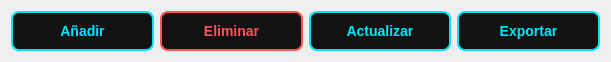
        <widget class="QWidget" name="horizontalLayoutWidget">
         <property name="geometry">
          <rect>
           <x>1279</x>
           <y>980</y>
           <width>611</width>
           <height>61</height>
          </rect>
         </property>
         <layout class="QHBoxLayout" name="horizontalLayout">
          <item>
           <widget class="QPushButton" name="pushButton_4">
            <property name="styleSheet">
             <string notr="true">/* Estilo base del botón */
QPushButton {
    background-color: #121212;      /* Fondo oscuro para que el borde resalte */
    color: #00E5FF;                 /* Texto cian neón */
    border: 2px solid #00E5FF;      /* Borde cian neón sólido */
    border-radius: 8px;             /* Bordes redondeados modernos */
    padding: 10px 20px;
    font-size: 14px;                /* Letra grande como pediste */
    font-weight: bold;
    text-transform: uppercase;      /* Texto en mayúsculas para estilo ejecutivo */
}

/* Efecto Hover (Al pasar el mouse) */
QPushButton:hover {
    background-color: #00E5FF;      /* El fondo se llena de azul cian */
    color: #121212;                 /* El texto cambia a oscuro para contraste */
    border: 2px solid #ffffff;      /* Borde blanco brillante */
    /* Efecto de resplandor (Shadow) */
   
}

/* Efecto Pressed (Al hacer clic) */
QPushButton:pressed {
    background-color: #008ba3;      /* Un azul más oscuro para indicar presión */
    border: 2px solid #008ba3;
    padding-left: 12px;             /* Pequeño desplazamiento visual */
    padding-top: 12px;
}

/* Estilo para botones de peligro (opcional para Eliminar) */
QPushButton#pushButton_18 {
    border: 2px solid #FF5252;      /* Rojo neón para el botón de eliminar */
    color: #FF5252;
}

QPushButton#pushButton_18:hover {
    background-color: #FF5252;
    color: #ffffff;
    
}</string>
            </property>
            <property name="text">
             <string>Añadir</string>
            </property>
           </widget>
          </item>
          <item>
           <widget class="QPushButton" name="pushButton_3">
            <property name="styleSheet">
             <string notr="true">/* Estilo específico para el botón de eliminar por su nombre de objeto */
QPushButton {
    background-color: #121212;      /* Fondo oscuro consistente */
    color: #FF5252;                 /* Rojo Coral neón para el texto */
    border: 2px solid #FF5252;      /* Borde rojo neón */
    border-radius: 8px;
    padding: 10px 20px;
    font-size: 14px;                /* Letra grande */
    font-weight: bold;
    text-transform: uppercase;
}

/* Efecto Hover (Al pasar el mouse) */
QPushButton#pushButton_18:hover {
    background-color: #FF5252;      /* Se llena de rojo */
    color: #ffffff;                 /* Texto blanco para máximo contraste */
    border: 2px solid #ffffff;      /* Borde blanco brillante */
    /* Resplandor exterior rojo */
   
}

/* Efecto Pressed (Al hacer clic) */
QPushButton#pushButton_18:pressed {
    background-color: #B71C1C;      /* Rojo sangre oscuro al presionar */
    border: 2px solid #B71C1C;
    padding-left: 12px;
    padding-top: 12px;
}</string>
            </property>
            <property name="text">
             <string>Eliminar</string>
            </property>
           </widget>
          </item>
          <item>
           <widget class="QPushButton" name="pushButton_2">
            <property name="styleSheet">
             <string notr="true">/* Estilo base del botón */
QPushButton {
    background-color: #121212;      /* Fondo oscuro para que el borde resalte */
    color: #00E5FF;                 /* Texto cian neón */
    border: 2px solid #00E5FF;      /* Borde cian neón sólido */
    border-radius: 8px;             /* Bordes redondeados modernos */
    padding: 10px 20px;
    font-size: 14px;                /* Letra grande como pediste */
    font-weight: bold;
    text-transform: uppercase;      /* Texto en mayúsculas para estilo ejecutivo */
}

/* Efecto Hover (Al pasar el mouse) */
QPushButton:hover {
    background-color: #00E5FF;      /* El fondo se llena de azul cian */
    color: #121212;                 /* El texto cambia a oscuro para contraste */
    border: 2px solid #ffffff;      /* Borde blanco brillante */
    /* Efecto de resplandor (Shadow) */
    
}

/* Efecto Pressed (Al hacer clic) */
QPushButton:pressed {
    background-color: #008ba3;      /* Un azul más oscuro para indicar presión */
    border: 2px solid #008ba3;
    padding-left: 12px;             /* Pequeño desplazamiento visual */
    padding-top: 12px;
}

/* Estilo para botones de peligro (opcional para Eliminar) */
QPushButton#pushButton_18 {
    border: 2px solid #FF5252;      /* Rojo neón para el botón de eliminar */
    color: #FF5252;
}

QPushButton#pushButton_18:hover {
    background-color: #FF5252;
    color: #ffffff;
    ;
}</string>
            </property>
            <property name="text">
             <string>Actualizar</string>
            </property>
           </widget>
          </item>
          <item>
           <widget class="QPushButton" name="pushButton">
            <property name="styleSheet">
             <string notr="true">/* Estilo base del botón */
QPushButton {
    background-color: #121212;      /* Fondo oscuro para que el borde resalte */
    color: #00E5FF;                 /* Texto cian neón */
    border: 2px solid #00E5FF;      /* Borde cian neón sólido */
    border-radius: 8px;             /* Bordes redondeados modernos */
    padding: 10px 20px;
    font-size: 14px;                /* Letra grande como pediste */
    font-weight: bold;
    text-transform: uppercase;      /* Texto en mayúsculas para estilo ejecutivo */
}

/* Efecto Hover (Al pasar el mouse) */
QPushButton:hover {
    background-color: #00E5FF;      /* El fondo se llena de azul cian */
    color: #121212;                 /* El texto cambia a oscuro para contraste */
    border: 2px solid #ffffff;      /* Borde blanco brillante */
    /* Efecto de resplandor (Shadow) */
     
}

/* Efecto Pressed (Al hacer clic) */
QPushButton:pressed {
    background-color: #008ba3;      /* Un azul más oscuro para indicar presión */
    border: 2px solid #008ba3;
    padding-left: 12px;             /* Pequeño desplazamiento visual */
    padding-top: 12px;
}

/* Estilo para botones de peligro (opcional para Eliminar) */
QPushButton#pushButton_18 {
    border: 2px solid #FF5252;      /* Rojo neón para el botón de eliminar */
    color: #FF5252;
}

QPushButton#pushButton_18:hover {
    background-color: #FF5252;
    color: #ffffff;
    
}</string>
            </property>
            <property name="text">
             <string>Exportar</string>
            </property>
           </widget>
          </item>
         </layout>
        </widget>
